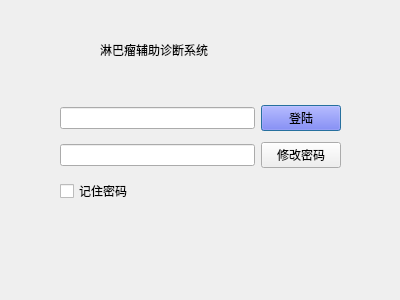
<?xml version="1.0" encoding="UTF-8"?>
<ui version="4.0">
 <class>Dialog</class>
 <widget class="QDialog" name="Dialog">
  <property name="geometry">
   <rect>
    <x>0</x>
    <y>0</y>
    <width>400</width>
    <height>300</height>
   </rect>
  </property>
  <property name="windowTitle">
   <string>Dialog</string>
  </property>
  <widget class="QWidget" name="layoutWidget">
   <property name="geometry">
    <rect>
     <x>60</x>
     <y>100</y>
     <width>281</width>
     <height>110</height>
    </rect>
   </property>
   <layout class="QGridLayout" name="gridLayout">
    <item row="0" column="1">
     <widget class="QPushButton" name="loginButton">
      <property name="styleSheet">
       <string notr="true">background-color: rgb(85, 85, 255);</string>
      </property>
      <property name="text">
       <string>登陆</string>
      </property>
     </widget>
    </item>
    <item row="1" column="0">
     <widget class="QLineEdit" name="passwordEdit">
      <property name="echoMode">
       <enum>QLineEdit::Password</enum>
      </property>
     </widget>
    </item>
    <item row="1" column="1">
     <widget class="QPushButton" name="pswButton">
      <property name="styleSheet">
       <string notr="true"/>
      </property>
      <property name="text">
       <string>修改密码</string>
      </property>
     </widget>
    </item>
    <item row="2" column="0">
     <widget class="QCheckBox" name="checkBox">
      <property name="text">
       <string>记住密码</string>
      </property>
     </widget>
    </item>
    <item row="0" column="0">
     <widget class="QLineEdit" name="userEdit"/>
    </item>
   </layout>
  </widget>
  <widget class="QLabel" name="label">
   <property name="geometry">
    <rect>
     <x>100</x>
     <y>40</y>
     <width>181</width>
     <height>20</height>
    </rect>
   </property>
   <property name="text">
    <string>淋巴瘤辅助诊断系统</string>
   </property>
  </widget>
 </widget>
 <resources/>
 <connections>
  <connection>
   <sender>loginButton</sender>
   <signal>clicked()</signal>
   <receiver>Dialog</receiver>
   <slot>loginCheck()</slot>
   <hints>
    <hint type="sourcelabel">
     <x>301</x>
     <y>117</y>
    </hint>
    <hint type="destinationlabel">
     <x>328</x>
     <y>236</y>
    </hint>
   </hints>
  </connection>
 </connections>
 <slots>
  <slot>loginCheck()</slot>
 </slots>
</ui>
